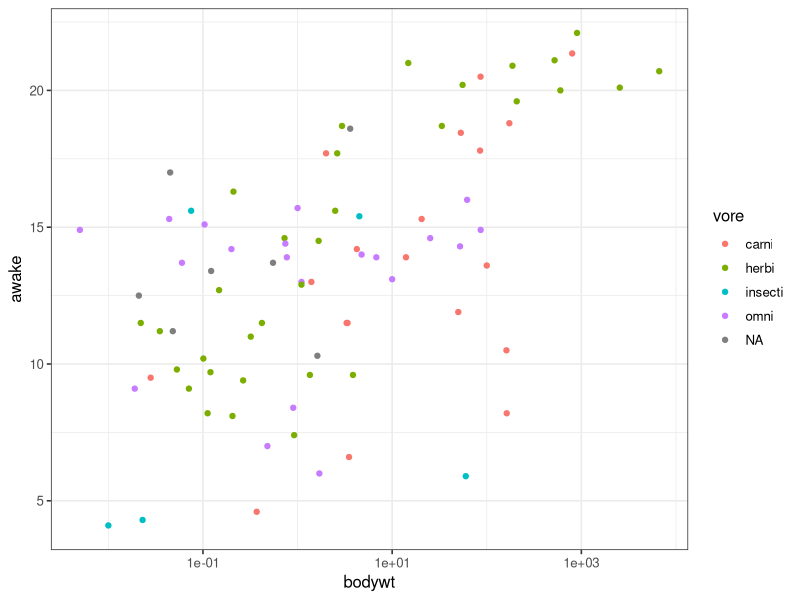
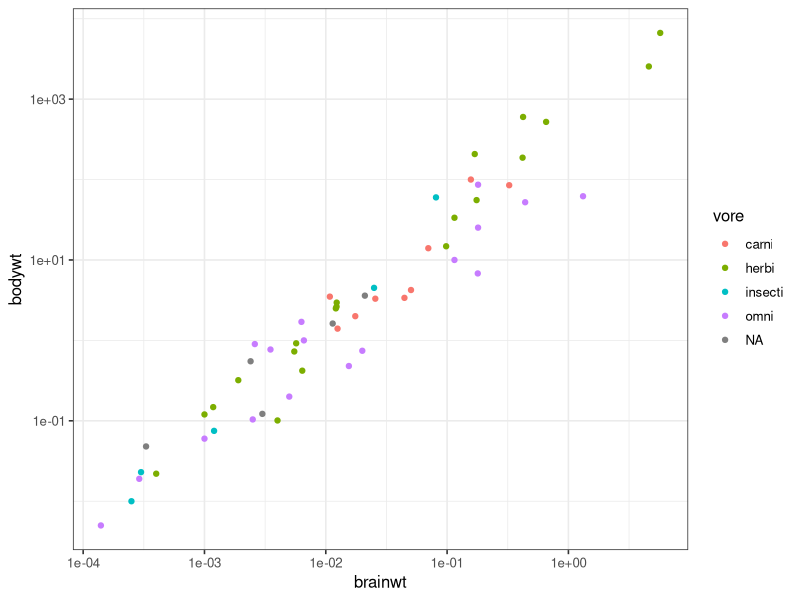
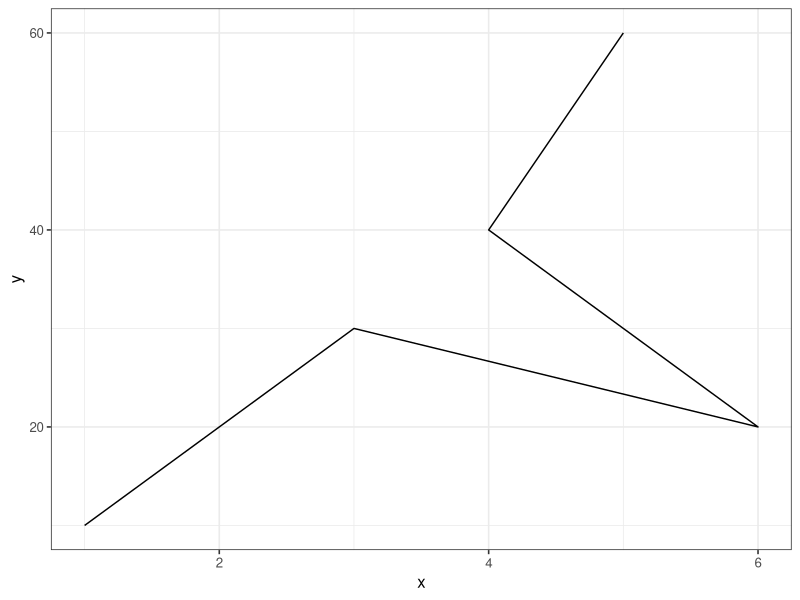
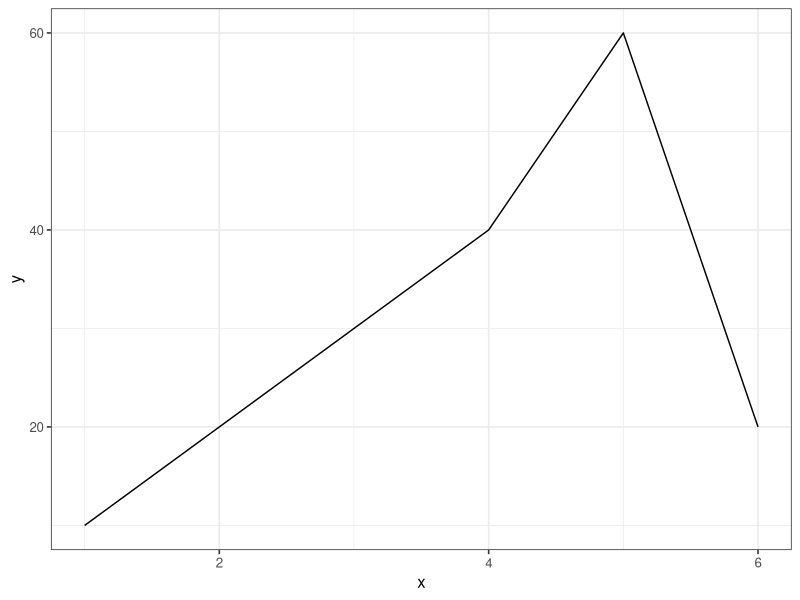

The R source for these figures, in order:
## ---- chunk 1
library(knitr)
opts_chunk$set(fig.align="center", fig.height=3, fig.width=4)
library(ggplot2)
theme_set(theme_bw(base_size=12))
## ---- chunk 2
# your R code goes here
head(msleep)
ggplot(msleep,aes(x=bodywt,y=awake,color=vore))+geom_point()+scale_x_log10()#+scale_y_log10()
ggplot(msleep,aes(x=brainwt,y=bodywt,color=vore))+geom_point()+scale_x_log10()+scale_y_log10()

## ---- chunk 3
# your R code goes here
dat<-data.frame(x=c(1,3,6,4,5),y=c(10,30,20,40,60))
head(dat)
ggplot(dat,aes(x=x,y=y))+geom_path() # same order in dataframe

ggplot(dat,aes(x=x,y=y))+geom_line() #trends
